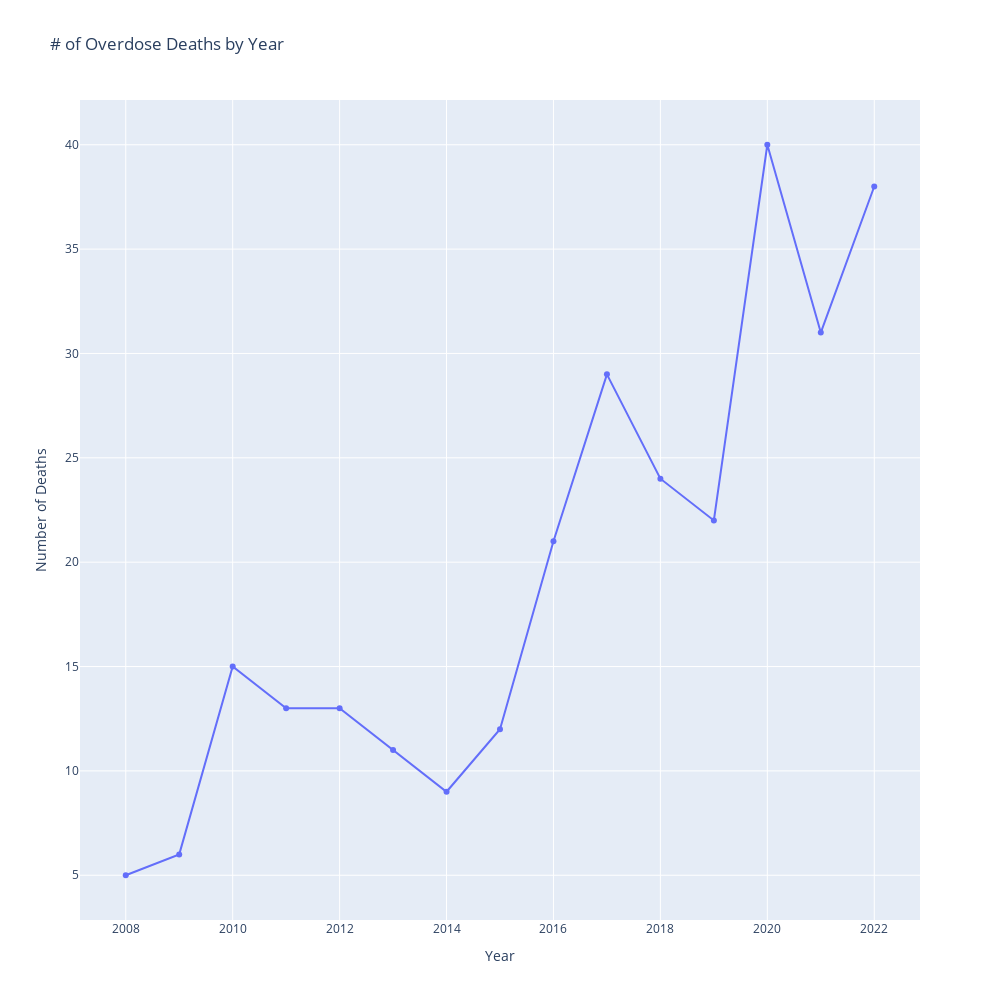

Notebook source saved alongside this figure:
### Markdown cell above
## Analysis & Visualization

### Code cell
# Overdose Death Count by Year Line Plot

# Create a trace for the line plot
trace = go.Scatter(
    x=yearly_overdose_df.index,
    y=yearly_overdose_df['Overdose Deaths'],
    mode='lines+markers',
    name='Overdose Death Count'
)

# Create layout for the chart
layout = go.Layout(
    title='# of Overdose Deaths by Year',
    xaxis=dict(title='Year'),
    yaxis=dict(title='Number of Deaths'),
    height=1000,
    width=1000
)

# Create the figure and plot
fig = go.Figure(data=[trace], layout=layout)
fig.show()

### Figure 1 — Plotly figure (JSON) as saved in the notebook; plotly's stock layout.template omitted (floating-point values rounded to 4 significant figures)
{"data": [{"mode": "lines+markers", "name": "Overdose Death Count", "type": "scatter", "x": [2008, 2009, 2010, 2011, 2012, 2013, 2014, 2015, 2016, 2017, 2018, 2019, 2020, 2021, 2022], "y": [5, 6, 15, 13, 13, 11, 9, 12, 21, 29, 24, 22, 40, 31, 38]}], "layout": {"height": 1000, "title": {"text": "# of Overdose Deaths by Year"}, "width": 1000, "xaxis": {"autorange": true, "range": [2007.0, 2023.0], "title": {"text": "Year"}, "type": "linear"}, "yaxis": {"autorange": true, "range": [2.856, 42.14], "title": {"text": "Number of Deaths"}, "type": "linear"}}}
